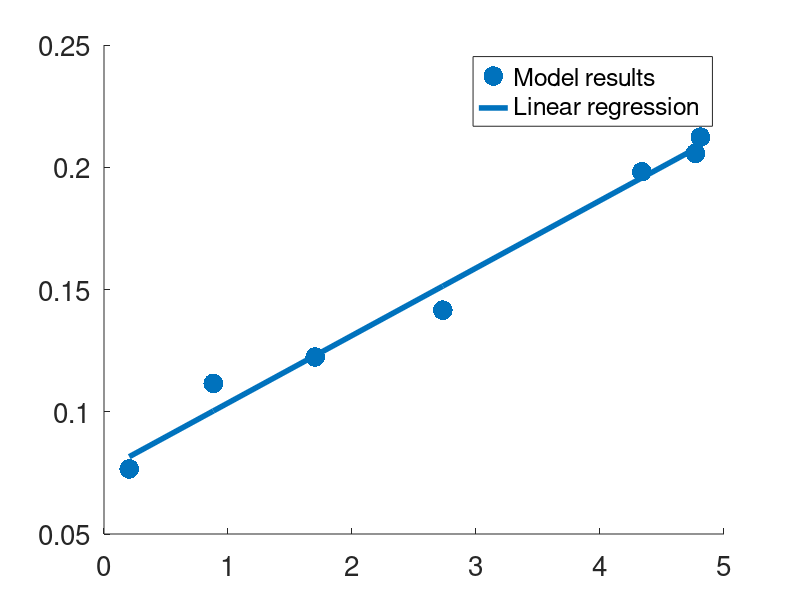

Write MATLAB code to recreate this figure. (Note: this script raises an error after producing the figure.)
figure; 
r = [0.0092, 0.0134, 0.0147, 0.0170, 0.0238, 0.0247, 0.0255];
%r obtained by calculating (total_transcript)*[7500 300 300]' / ((P_count_vec)[7500 300 300]')
scaling_factor = 330*3/118.9; %Average weight of condon triplet in E.Coli divided by 
%the average weight of an amino acid in E.Coli
r = r*scaling_factor;
gr = [0.2035, 0.8815, 1.7030, 2.7323, 4.3379, 4.7687, 4.81];
one = [1 1 1 1 1 1 1];
gr1 = [one; gr]';
regression = gr1\r';
yCalc = regression(2)*gr+regression(1);
scatter(gr,r,200,'filled')
hold on
plot(gr, yCalc, 'LineWidth',4)
set(gca,'fontsize',20)
h = legend('Model results', 'Linear regression');
h.FontSize = 20;
h.Location = 'southeast';
title('Dependence of mRNA/protein ratio on growth rate', 'FontSize', 20);
xlabel('Growth rate (h^-^1)', 'FontSize', 20);
ylabel('mRNA/protein mass ratio', 'FontSize', 20);
